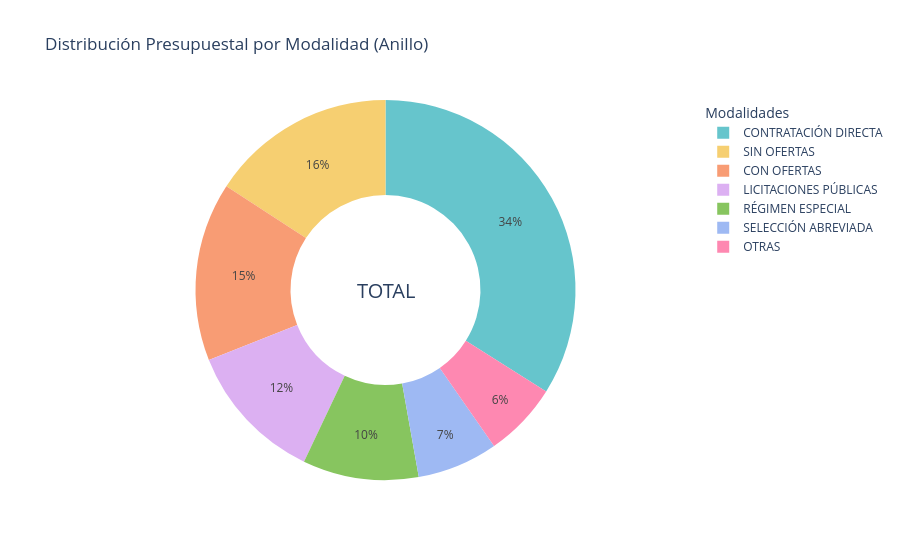

Notebook cell for this chart:
### Markdown cell above
### **Participación Presupuestal por Modalidad**

El siguiente gráfico de anillo (Donut Chart) ilustra la composición porcentual del presupuesto ejecutado en la vigencia 2025.

* **Visión de Proporción:** Permite identificar rápidamente qué porcentaje del "pastel" presupuestal corresponde a procesos competitivos frente a contrataciones directas.
* **Simplificación de Datos:** Se han agrupado las modalidades con menor impacto financiero bajo la categoría **"OTRAS"**, facilitando la lectura de las tendencias dominantes sin sacrificar la integridad del gran total.

### **Tabla Consolidada de Modalidades**

A continuación, se detalla el volumen y la cuantía de la contratación rendida, permitiendo contrastar la frecuencia de los contratos frente a su impacto presupuestal:

* **Relación Volumen/Cuantía:** Esta tabla permite identificar si pocas contrataciones (ej. Licitaciones) mueven más recursos que una gran cantidad de procesos menores (ej. Mínima Cuantía).
* **Base de Auditoría:** Estos totales sirven como punto de control para la verificación de saldos frente a los registros presupuestales de la entidad.

### Code cell
import plotly.express as px
import pandas as pd

# --- PARTE 1: GRÁFICO DE ANILLO (TU SCRIPT) ---
data_donut = (
    df_basico_filtrado.groupby("MODALIDAD_CONTRATACION")["VALOR_VIGENTE"]
    .sum()
    .reset_index()
)
data_donut = data_donut.sort_values(by="VALOR_VIGENTE", ascending=False)

top_n = 6
if len(data_donut) > top_n:
    top_data = data_donut.iloc[:top_n].copy()
    others_val = data_donut.iloc[top_n:]["VALOR_VIGENTE"].sum()
    others_row = pd.DataFrame(
        [{"MODALIDAD_CONTRATACION": "OTRAS", "VALOR_VIGENTE": others_val}]
    )
    data_donut = pd.concat([top_data, others_row], ignore_index=True)

fig_donut = px.pie(
    data_donut,
    values="VALOR_VIGENTE",  # Reestablecí values para que el % sea real
    names="MODALIDAD_CONTRATACION",
    hole=0.5,
    title="Distribución Presupuestal por Modalidad (Anillo)",
    color_discrete_sequence=px.colors.qualitative.Pastel,
)

fig_donut.update_traces(
    textinfo="percent",
    textposition="inside",
    texttemplate="%{percent:.0%}",
    hoverinfo="none",
)

fig_donut.update_layout(
    hovermode=False,
    legend_title="Modalidades",
    annotations=[dict(text="TOTAL", x=0.5, y=0.5, font_size=20, showarrow=False)],
)

fig_donut.show()

# --- PARTE 2: TABLA RESUMEN (TU SCRIPT CON ALINEACIÓN IZQUIERDA) ---
tabla_resumen = (
    df_basico_filtrado.groupby("MODALIDAD_CONTRATACION")["VALOR_VIGENTE"]
    .agg(["count", "sum"])
    .reset_index()
)

tabla_resumen.columns = [
    "MODALIDAD DE CONTRATACIÓN",
    "CANTIDAD DE CONTRATOS",
    "CUANTÍA TOTAL",
]
tabla_resumen = tabla_resumen.sort_values(by="CUANTÍA TOTAL", ascending=False)

print("\n" + "─" * 50)
print("📋 RESUMEN DE CONTRATACIÓN POR MODALIDAD (Muestra Rendida)")
print("─" * 50)

# Mostramos la tabla alineada a la izquierda para que se vea melita
display(
    tabla_resumen.style.format(
        {"CANTIDAD DE CONTRATOS": formato_miles_co, "CUANTÍA TOTAL": formato_moneda_co}
    )
    .set_properties(
        **{"text-align": "left"}  # Aquí es donde se alinea a la izquierda, parce
    )
    .hide(axis="index")
)

### Figure 1 — Plotly figure (JSON) as saved in the notebook; plotly's stock layout.template omitted (floating-point values rounded to 4 significant figures)
{"data": [{"domain": {"x": [0, 1], "y": [0, 1]}, "hole": 0.5, "hoverinfo": "none", "hovertemplate": "MODALIDAD_CONTRATACION=%{label}<br>VALOR_VIGENTE=%{value}<extra></extra>", "labels": ["CONTRATACIÓN DIRECTA", "SIN OFERTAS", "CON OFERTAS", "LICITACIONES PÚBLICAS", "RÉGIMEN ESPECIAL", "SELECCIÓN ABREVIADA", "OTRAS"], "legendgroup": "", "name": "", "showlegend": true, "textinfo": "percent", "textposition": "inside", "texttemplate": "%{percent:.0%}", "type": "pie", "values": [451600000000.0, 210100000000.0, 202300000000.0, 158700000000.0, 131100000000.0, 91460000000.0, 84550000000.0]}], "layout": {"annotations": [{"font": {"size": 20}, "showarrow": false, "text": "TOTAL", "x": 0.5, "y": 0.5}], "hovermode": false, "legend": {"title": {"text": "Modalidades"}, "tracegroupgap": 0}, "piecolorway": ["rgb(102, 197, 204)", "rgb(246, 207, 113)", "rgb(248, 156, 116)", "rgb(220, 176, 242)", "rgb(135, 197, 95)", "rgb(158, 185, 243)", "rgb(254, 136, 177)", "rgb(201, 219, 116)", "rgb(139, 224, 164)", "rgb(180, 151, 231)", "rgb(179, 179, 179)"], "title": {"text": "Distribución Presupuestal por Modalidad (Anillo)"}}}
